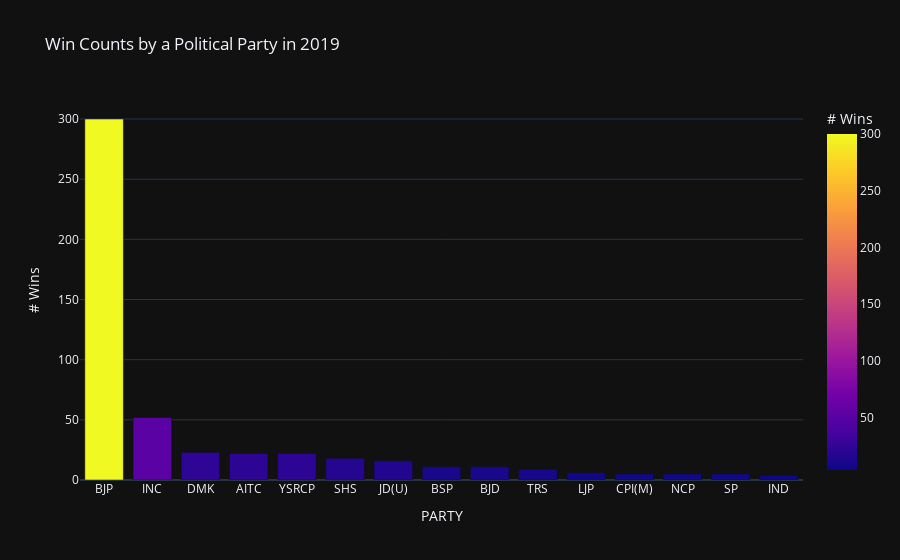

Notebook code for this chart:
### Markdown cell above
# Which party has won the most constituencies?

### Code cell
part_win=vote.groupby('PARTY').apply(lambda x:x['WINNER'].sum()).reset_index(name='# Wins')
part_win.sort_values(by='# Wins',ascending=False,inplace=True)
top_part_win=part_win[0:15]
fig = px.bar(top_part_win, x='PARTY', y='# Wins',
                     color='# Wins',title='Win Counts by a Political Party in 2019')
fig.update_layout(title_text='Win Counts by a Political Party in 2019',template='plotly_dark')
fig.show()

### Figure 1 — Plotly figure (JSON) as saved in the notebook; plotly's stock layout.template omitted (floating-point values rounded to 4 significant figures)
{"data": [{"alignmentgroup": "True", "hovertemplate": "PARTY=%{x}<br># Wins=%{marker.color}<extra></extra>", "legendgroup": "", "marker": {"color": [300, 52, 23, 22, 22, 18, 16, 11, 11, 9, 6, 5, 5, 5, 4], "coloraxis": "coloraxis"}, "name": "", "offsetgroup": "", "orientation": "v", "showlegend": false, "textposition": "auto", "type": "bar", "x": ["BJP", "INC", "DMK", "AITC", "YSRCP", "SHS", "JD(U)", "BSP", "BJD", "TRS", "LJP", "CPI(M)", "NCP", "SP", "IND"], "xaxis": "x", "y": [300, 52, 23, 22, 22, 18, 16, 11, 11, 9, 6, 5, 5, 5, 4], "yaxis": "y"}], "layout": {"barmode": "relative", "coloraxis": {"colorbar": {"title": {"text": "# Wins"}}, "colorscale": [[0, "#0d0887"], [0.1111, "#46039f"], [0.2222, "#7201a8"], [0.3333, "#9c179e"], [0.4444, "#bd3786"], [0.5556, "#d8576b"], [0.6667, "#ed7953"], [0.7778, "#fb9f3a"], [0.8889, "#fdca26"], [1, "#f0f921"]]}, "legend": {"tracegroupgap": 0}, "title": {"text": "Win Counts by a Political Party in 2019"}, "xaxis": {"anchor": "y", "domain": [0, 1], "title": {"text": "PARTY"}}, "yaxis": {"anchor": "x", "domain": [0, 1], "title": {"text": "# Wins"}}}}
